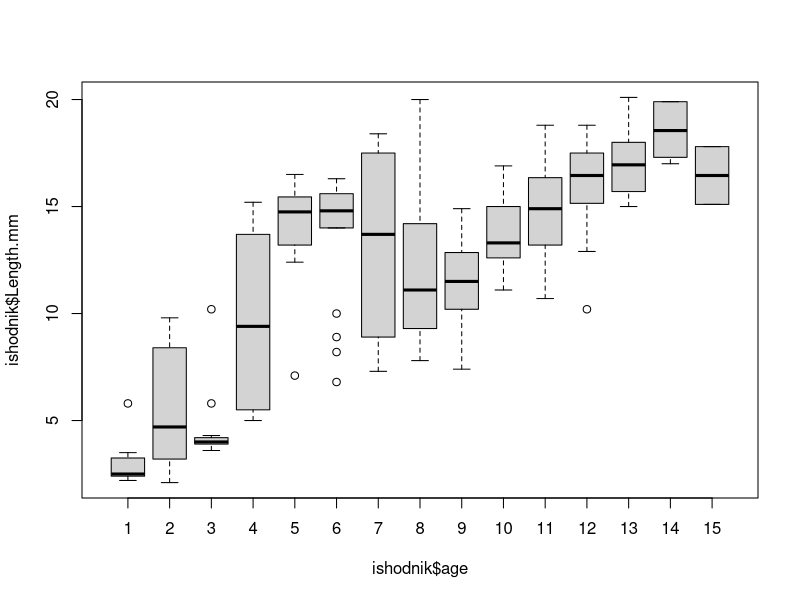
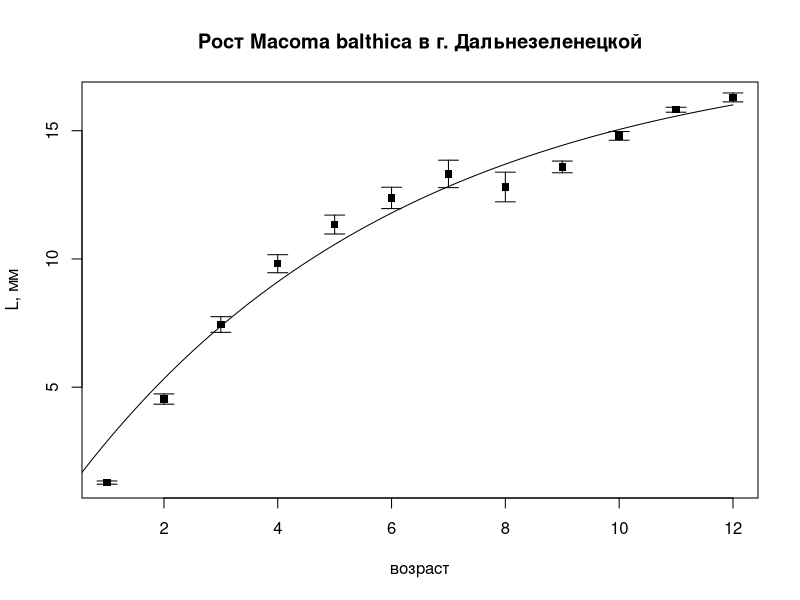

Recreate these plots in R, in order. (Note: this script raises an error after producing the figures.)
ishodnik<-read.table(file="growth.csv", head=T, sep=";", dec=",")
str(ishodnik)

## средний размер 1+
mean(ishodnik$Length.mm[ishodnik$age==1], na.rm=T)
mean(ishodnik$Length.mm[ishodnik$age==2], na.rm=T)

sd(ishodnik$Length.mm[ishodnik$age==1], na.rm=T)
sd(ishodnik$Length.mm[ishodnik$age==2], na.rm=T)

#ничерта оно не нормальное :(
shapiro.test(ishodnik$Length.mm[ishodnik$age==1])
shapiro.test(ishodnik$Length.mm[ishodnik$age==2])


boxplot(ishodnik$Length.mm ~ishodnik$age)

pnorm(mean=mean(ishodnik$Length.mm[ishodnik$age==1], na.rm=T), sd=sd(ishodnik$Length.mm[ishodnik$age==1], na.rm=T), q=4.1)
pnorm(mean=mean(ishodnik$Length.mm[ishodnik$age==2], na.rm=T), sd=sd(ishodnik$Length.mm[ishodnik$age==2], na.rm=T), q=4.1)
#и вообще они хреново разделяются :(

# бррр, а вообще 2007 на 2008 год поход по измерениям колец??
mean(ishodnik$Length.mm[ishodnik$age==1 & ishodnik$year==2007], na.rm=T)
mean(ishodnik$Length.mm[ishodnik$age==2 & ishodnik$year==2007], na.rm=T)

mean(ishodnik$Length.mm[ishodnik$age==1 & ishodnik$year==2008], na.rm=T)
mean(ishodnik$Length.mm[ishodnik$age==2 & ishodnik$year==2008], na.rm=T)

wilcox.test(ishodnik$Length.mm[ishodnik$age==1 & ishodnik$year==2007], ishodnik$Length.mm[ishodnik$age==1 & ishodnik$year==2008]) 
#не отличаются
wilcox.test(ishodnik$Length.mm[ishodnik$age==2 & ishodnik$year==2007], ishodnik$Length.mm[ishodnik$age==2 & ishodnik$year==2008])
# отличаются

summary(ishodnik)


## размер колец
kolca.mean<-colMeans(ishodnik[,7:18], na.rm=T)
kolca.sd<-apply(ishodnik[,7:18], 2, sd, na.rm=T)
kolca.sem<-kolca.sd/sqrt(colSums(!is.na(ishodnik[,7:18])))

Age<-seq(1,12,1)
Bertallanfi <- nls(kolca.mean~Lmax*(1-exp(-k*Age)), start=list(Lmax=20,k=0.1)) # задаем модель в виде nls(y~f(x)), и задаем стартовые значения коэффициентов из формулы, от которых он методом последовательного приближения (как я понимаю) будет подбирать максимально похожие)
summary(Bertallanfi)
Agemod <- seq(0,12,0.1)
Lmod <- predict(Bertallanfi, list(Age=Agemod))

pdf(file="L_kolec.pdf", family="NimbusSan") # указываем шрифт подпией
plot(y=kolca.mean, x=Age, pch=15, main="Рост Macoma balthica в г. Дальнезеленецкой", 
#     xlim=seq(1,12,1),
     xlab="возраст", ylab="L, мм")
arrows(x0=Age, x1=Age, y0=kolca.mean+kolca.sem, y1=kolca.mean-kolca.sem, angle=90, code=3, length=0.1)
lines(x=Agemod, y=Lmod)
dev.off()
embedFonts("L_kolec.pdf") #встройка шрифтов в файл
